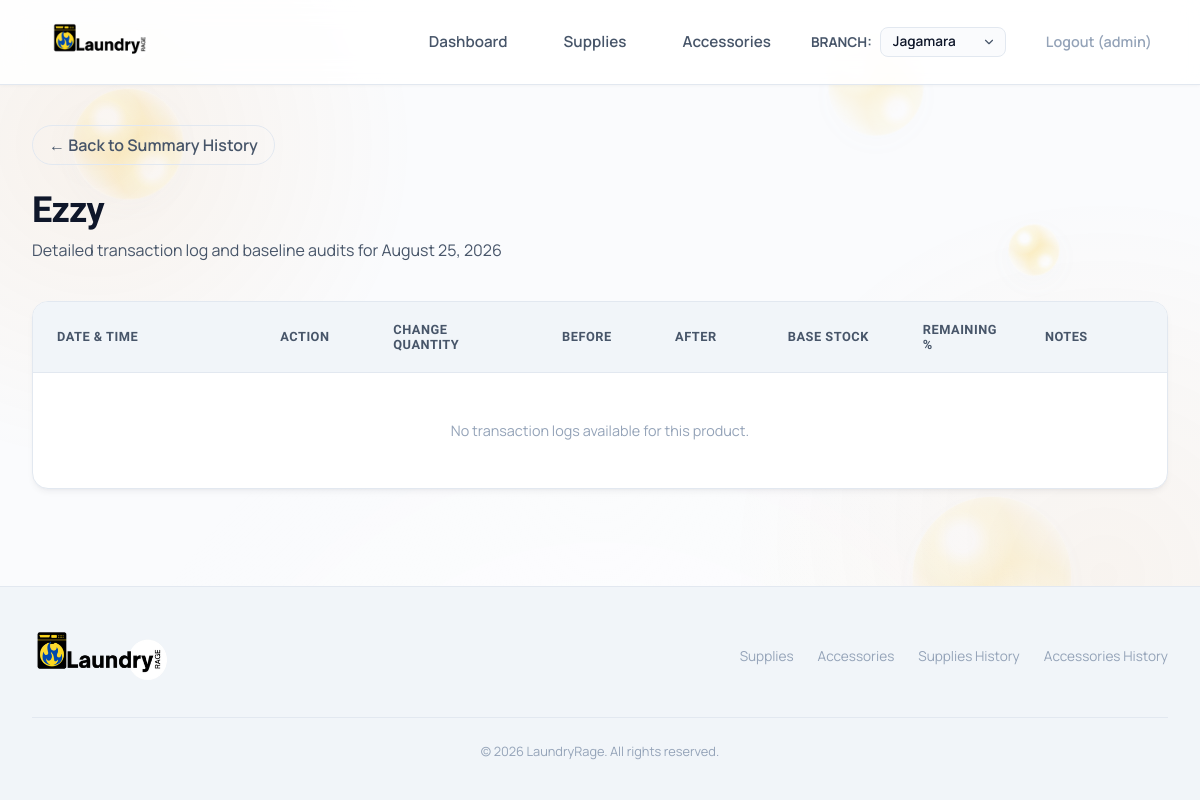
Page /product/10/history/?date=2026-08-25 (signed in) on the earlier database version.
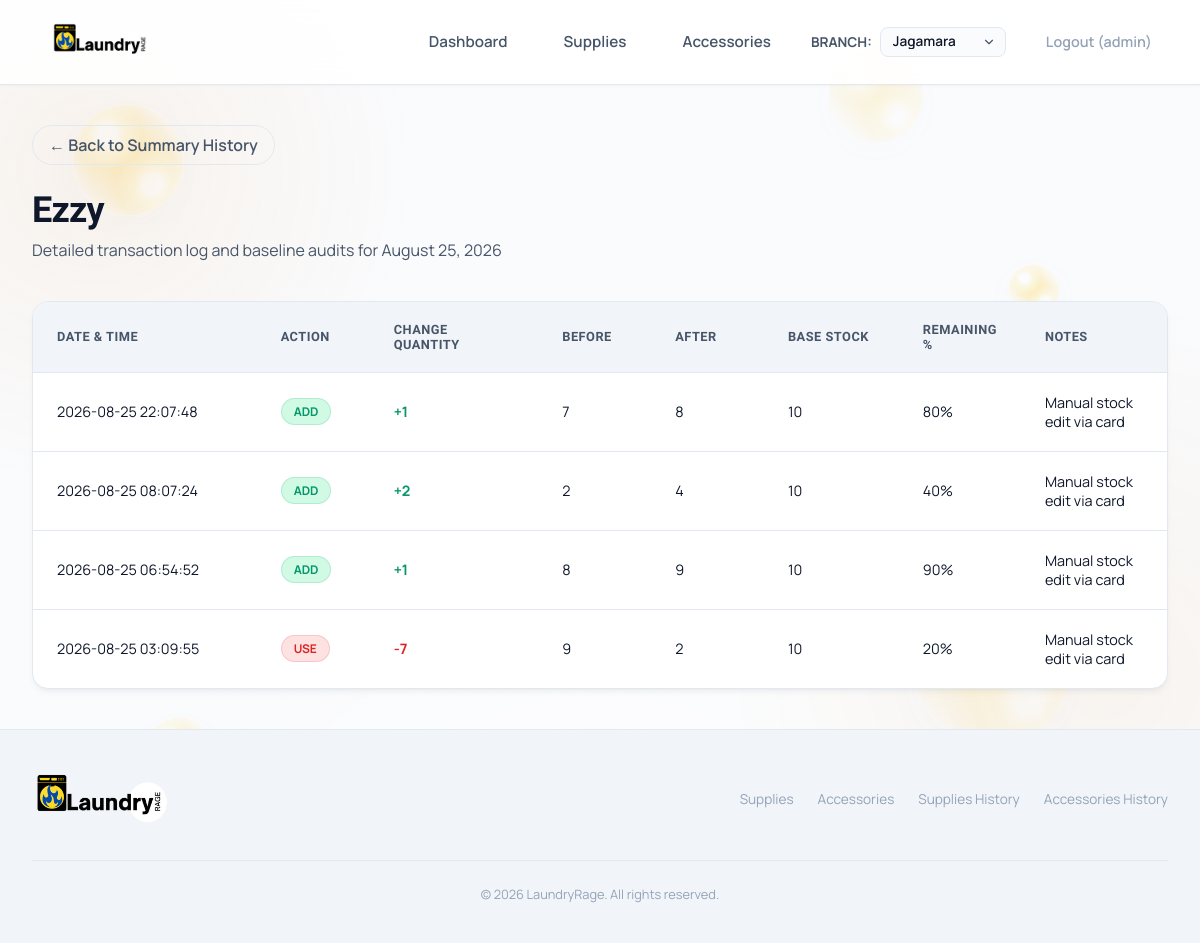
Same page on the later database version.
### inventory/models.py (models this page shows, shortened)
class Product(models.Model):
    CATEGORY_CHOICES = [
        ('Laundry Supplies', 'Laundry Supplies'),
        ('Accessories', 'Accessories'),
    ]
    name = models.CharField(max_length=255)
    category = models.CharField(max_length=50, choices=CATEGORY_CHOICES)
    unit = models.CharField(max_length=50, help_text="e.g., L, bottles, pcs")
    cost = models.DecimalField(max_digits=10, decimal_places=2, null=True, blank=True)
    supplier = models.CharField(max_length=255)
    product_size = models.CharField(max_length=50, blank=True, default='', help_text="e.g., 750 ml, 1 L, 500 g")
    image = models.ImageField(upload_to='products/', blank=True, null=True, verbose_name='Product Image')
    is_active = models.BooleanField(default=True, help_text="Soft-deletion state")

class StockHistory(models.Model):
    CHANGE_TYPE_CHOICES = [
        ('ADD', 'ADD'),
        ('USE', 'USE'),
        ('SET_BASE', 'SET_BASE'),
    ]
    branch = models.ForeignKey(Branch, on_delete=models.CASCADE, related_name='stock_history', null=True, blank=True)
    product = models.ForeignKey(Product, on_delete=models.CASCADE, related_name='stock_history')
    user = models.ForeignKey(User, on_delete=models.SET_NULL, null=True, blank=True, related_name='stock_history')
    change_type = models.CharField(max_length=10, choices=CHANGE_TYPE_CHOICES)
    quantity = models.DecimalField(max_digits=10, decimal_places=2)
    previous_quantity = models.DecimalField(max_digits=10, decimal_places=2)
    new_quantity = models.DecimalField(max_digits=10, decimal_places=2)
    notes = models.TextField(null=True, blank=True)
    created_at = models.DateTimeField(default=timezone.now)
    base_stock = models.DecimalField(max_digits=10, decimal_places=2, null=True, blank=True)
    remaining_percentage = models.DecimalField(max_digits=10, decimal_places=2, null=True, blank=True)
    opening_stock = models.DecimalField(max_digits=10, decimal_places=2, default=Decimal('0.00'))
    added_quantity = models.DecimalField(max_digits=10, decimal_places=2, default=Decimal('0.00'))
    removed_quantity = models.DecimalField(max_digits=10, decimal_places=2, default=Decimal('0.00'))
    closing_stock = models.DecimalField(max_digits=10, decimal_places=2, default=Decimal('0.00'))
    transaction_type = models.CharField(max_length=20, default='EDIT')

### inventory/views.py (the view)
# urls.py: path('product/<int:product_id>/history/', views.product_history_detail_view, name='product_history_detail'),
def product_history_detail_view(request, product_id):
    product = get_object_or_404(Product, id=product_id, is_active=True)
    history_entries = product.stock_history.filter(branch=request.current_branch).order_by('-created_at')
    date_str = request.GET.get('date')
    selected_date = None
    if date_str:
        try:
            from datetime import datetime
            selected_date = datetime.strptime(date_str, "%Y-%m-%d").date()
            history_entries = history_entries.filter(created_at__date=selected_date)
        except ValueError:
            pass
    context = {
        'product': product,
        'history_entries': history_entries,
        'title': f"Detailed Transaction History: {product.name}",
        'selected_date': selected_date,
    }
    return render(request, 'history/product_detail.html', context)

### inventory/context_processors.py (called while the page is built)
def branch_context(request):
    from .models import Branch
    return {
        'all_branches': Branch.objects.filter(active=True)
    }

### templates/history/product_detail.html (shortened to what this page needs)
{% extends 'base.html' %}
{% block content %}
<div class="page-title-area">
    <div>
        <a href="{% if product.category == 'Laundry Supplies' %}{% url 'inventory:history_laundry_supplies' %}{% else %}{% url 'inventory:history_laundry_accessories' %}{% endif %}" class="btn-secondary" style="display: inline-flex; align-items: center; gap: 0.5rem; text-decoration: none; font-weight: 600; margin-bottom: 1.5rem; padding: 0.5rem 1rem;">
            &larr; Back to Summary History
        </a>
        <h1>{{ product.name }}</h1>
        <p>Detailed transaction log and baseline audits{% if selected_date %} for {{ selected_date|date:"F j, Y" }}{% endif %}</p>
    </div>
</div>
<div class="history-table-card">
    <div class="table-responsive">
        <table class="table-product-detail">
            <thead>
                <tr>
                    <th style="width: 20%;">Date &amp; Time</th>
                    <th style="width: 10%;">Action</th>
                    <th style="width: 15%;">Change Quantity</th>
                    <th style="width: 10%;">Before</th>
                    <th style="width: 10%;">After</th>
                    <th style="width: 12%;">Base Stock</th>
                    <th style="width: 10%;">Remaining %</th>
                    <th style="width: 13%;">Notes</th>
                </tr>
            </thead>
            <tbody>
                {% if history_entries %}
                    {% for entry in history_entries %}
                    <tr class="history-row">
                        <td>{{ entry.created_at|date:"Y-m-d H:i:s" }}</td>
                        <td>
                            <span class="status-badge {% if entry.change_type == 'ADD' %}status-green{% elif entry.change_type == 'USE' %}status-red{% else %}status-yellow{% endif %}">
                                {{ entry.change_type }}
                            </span>
                        </td>
                        <td>
                            {% if entry.change_type == 'ADD' %}
                                <span class="history-text-add">+{{ entry.quantity|floatformat:"0" }}</span>
                            {% elif entry.change_type == 'USE' %}
                                <span class="history-text-use">-{{ entry.quantity|floatformat:"0" }}</span>
                            {% else %}
                                <span style="font-weight: 600; color: var(--accent-dark);">Set base to {{ entry.quantity|floatformat:"0" }}</span>
                            {% endif %}
                        </td>
                        <td>{{ entry.previous_quantity|floatformat:"0" }}</td>
                        <td>{{ entry.new_quantity|floatformat:"0" }}</td>
                        <td>
                            {% if entry.base_stock is not None and entry.base_stock > 0 %}
                                {{ entry.base_stock|floatformat:"0" }}
                            {% else %}
                                —
                            {% endif %}
                        </td>
                        <td>
                            {% if entry.remaining_percentage is not None %}
                                {{ entry.remaining_percentage|floatformat:"0" }}%
                            {% else %}
                                —
                            {% endif %}
                        </td>
                        <td>{{ entry.notes|default:"—" }}</td>
                    </tr>
                    {% endfor %}
                {% else %}
                    <tr>
                        <td colspan="8" style="text-align: center; color: var(--text-muted); padding: 3rem;">
                            No transaction logs available for this product.
                        </td>
                    </tr>
                {% endif %}
            </tbody>
        </table>
    </div>
</div>
{% endblock %}

### templates/base.html (shortened to what this page needs)
{% load static %}
<!DOCTYPE html>
<html lang="en">
<head>
    <link rel="stylesheet" href="{% static 'css/styles.css' %}">
</head>
<body>
    <div class="ambient-background" aria-hidden="true">
        <span class="ambient-bubble"></span>
        <span class="ambient-bubble"></span>
        <span class="ambient-bubble"></span>
        <span class="ambient-bubble"></span>
    </div>
    {% include "components/navbar.html" %}
    <main>
        {% block content %}{% endblock %}
    </main>
    <footer>
        <div class="footer-content">
            <div class="footer-logo">
                <img src="{% static 'images/logo.png' %}" alt="LaundryRage">
            </div>
            <div class="footer-links">
                <a href="{% url 'inventory:laundry_supplies' %}" id="footer-link-supplies">Supplies</a>
                <a href="{% url 'inventory:laundry_accessories' %}" id="footer-link-accessories">Accessories</a>
                <a href="{% url 'inventory:history_laundry_supplies' %}" id="footer-link-supplies-history">Supplies
                    History</a>
                <a href="{% url 'inventory:history_laundry_accessories' %}"
                    id="footer-link-accessories-history">Accessories History</a>
            </div>
        </div>
        <div class="copyright">
            &copy; 2026 LaundryRage. All rights reserved.
        </div>
    </footer>
</body>
</html>

### templates/components/navbar.html (shortened to what this page needs)
{% load static %}
<header>
    <nav class="navbar">
        <a href="{% url 'inventory:dashboard' %}" class="logo" id="logo-brand">
            <img src="{% static 'images/logo.png' %}" alt="LaundryRage">
        </a>
        <ul class="nav-links" id="nav-links-menu">
            <li>
                <a href="{% url 'inventory:dashboard' %}" id="nav-dashboard" class="nav-link-item {% if request.resolver_match.url_name == 'dashboard' %}active{% endif %}">
                    Dashboard
                </a>
            </li>
            <li>
                <a href="{% url 'inventory:laundry_supplies' %}" id="nav-supplies" class="nav-link-item {% if request.resolver_match.url_name == 'laundry_supplies' %}active{% endif %}">
                    Supplies
                </a>
            </li>
            <li>
                <a href="{% url 'inventory:laundry_accessories' %}" id="nav-accessories" class="nav-link-item {% if request.resolver_match.url_name == 'laundry_accessories' %}active{% endif %}">
                    Accessories
                </a>
            </li>
            {% if request.user.is_authenticated %}
                <li style="display: flex; align-items: center; gap: 0.5rem;">
                    {% if request.user.is_superuser or request.user.is_staff %}
                        <span style="font-size: 0.85rem; font-weight: 700; color: var(--text-secondary); text-transform: uppercase;">Branch:</span>
                        <select onchange="window.location.href='{% url 'inventory:switch_branch' %}?branch_id=' + this.value"
                                class="branch-select-navbar">
                            {% for b in all_branches %}
                                <option value="{{ b.id }}" {% if request.session.selected_branch_id == b.id %}selected{% endif %}>{{ b.branch_name }}</option>
                            {% endfor %}
                        </select>
                    {% else %}
                        <span class="status-badge status-green" style="font-size: 0.85rem; padding: 0.3rem 0.8rem; font-weight: 700;">
                            📍 {{ request.current_branch.branch_name }}
                        </span>
                    {% endif %}
                </li>
                <li>
                    <a href="{% url 'inventory:logout' %}" class="nav-link-item" style="color: var(--text-muted); font-size: 0.9rem; font-weight: 600; text-decoration: none; transition: color 0.3s ease;"
                       onmouseover="this.style.color='var(--accent-red)';" onmouseout="this.style.color='var(--text-muted)';">
                        Logout ({{ request.user.username }})
                    </a>
                </li>
            {% else %}
                <li>
                    <a href="{% url 'inventory:login' %}" class="nav-link-item" style="color: var(--accent-blue); font-size: 0.9rem; font-weight: 600; text-decoration: none;">
                        Login
                    </a>
                </li>
            {% endif %}
        </ul>
    </nav>
</header>

Differences in the rows shown:
added StockHistory: created_at "2026-08-25 22:07:48", change_type "ADD", quantity "1", previous_quantity "7", new_quantity "8", base_stock "10", remaining_percentage "80", notes "Manual stock edit via card"
added StockHistory: created_at "2026-08-25 08:07:24", change_type "ADD", quantity "2", previous_quantity "2", new_quantity "4", base_stock "10", remaining_percentage "40", notes "Manual stock edit via card"
added StockHistory: created_at "2026-08-25 06:54:52", change_type "ADD", quantity "1", previous_quantity "8", new_quantity "9", base_stock "10", remaining_percentage "90", notes "Manual stock edit via card"
added StockHistory: created_at "2026-08-25 03:09:55", change_type "USE", quantity "7", previous_quantity "9", new_quantity "2", base_stock "10", remaining_percentage "20", notes "Manual stock edit via card"
Other differences:
text no longer shown: "No transaction logs available for this product."
